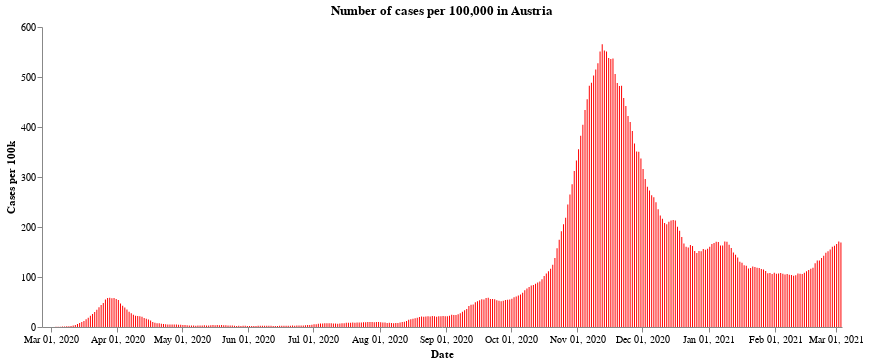

The notebook cell this image was saved under:
### Markdown cell above
First we have the number of cases per 100,000 population across the whole of Austria. After a very sharp rise in cases during the end of October and the middle of November, the number of new cases have fallen due to the second lockdown. At the time of writting, the cases seem to have levelled off a little - though the Austrian government announced a third lockdown lasting a month starting from the 26th of December, in the expectation that cases will continue to rise over the festive period.

### Code cell
#collapse
import altair as alt

alt.Chart(all_austria).mark_bar(
    color='red',
    opacity=1,
    size=1
).encode(
    x=alt.X("yearmonthdate(Time):T", axis=alt.Axis(title='Date')),
    y=alt.Y("SiebenTageInzidenzFaelle:Q",
            axis=alt.Axis(title='Cases per 100k')),
).configure_axis(grid=False).configure_view(strokeWidth=0).properties(
    title='Number of cases per 100,000 in Austria', width=800
)

### Figure 1 — Vega-Lite specification as saved in the notebook (floating-point values rounded to 4 significant figures; data arrays with more than 128 entries replaced by an {"elided": "..."} marker saying what was removed)
{"config": {"view": {"continuousWidth": 400, "continuousHeight": 300, "strokeWidth": 0}, "axis": {"grid": false}}, "data": {"name": "data-1c46c1cc00b6690415c0326eecd9dc45"}, "mark": {"type": "bar", "color": "red", "opacity": 1, "size": 1}, "encoding": {"x": {"type": "temporal", "axis": {"title": "Date"}, "field": "Time", "timeUnit": "yearmonthdate"}, "y": {"type": "quantitative", "axis": {"title": "Cases per 100k"}, "field": "SiebenTageInzidenzFaelle"}}, "title": "Number of cases per 100,000 in Austria", "width": 800, "$schema": "https://vega.github.io/schema/vega-lite/v4.8.1.json", "datasets": {"data-1c46c1cc00b6690415c0326eecd9dc45": {"elided": "372 records"}}}
